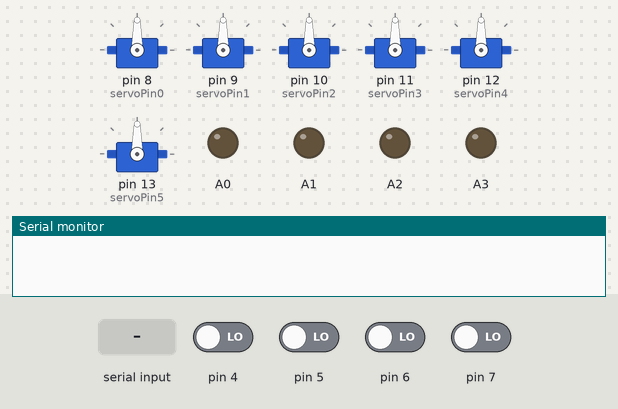
Simulated run of this sketch. Board: Arduino Uno, built with avr-gcc and run on an emulated ATmega328P. Shown: 6 × servo, output pins drawn as LEDs (lit = HIGH), the last lines printed to the serial monitor. The test bench sets the inputs (shaded band); at power-on: pin 4–7 LOW.

Above: at 1.3 s.
1.4 s: "IsAvailable\n" received over the second serial link
At 1.8 s:
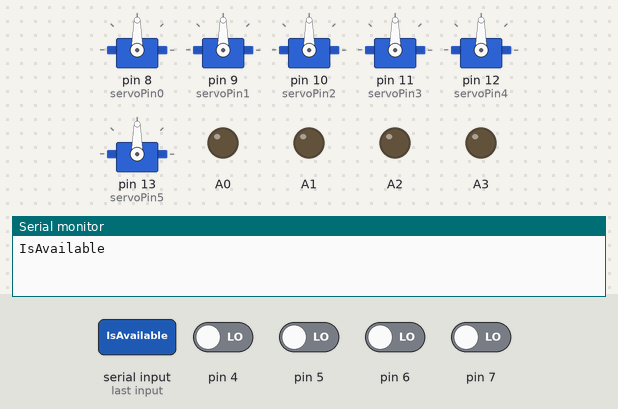
4.4 s: "soju\n" received over the second serial link
At 6.3 s:
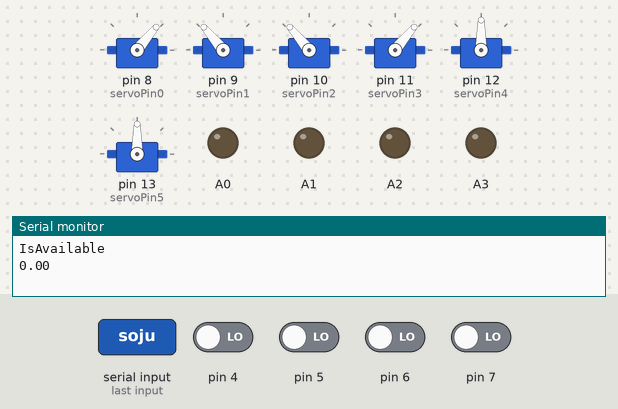
7.4 s: "makju\n" received over the second serial link
At 9.1 s:
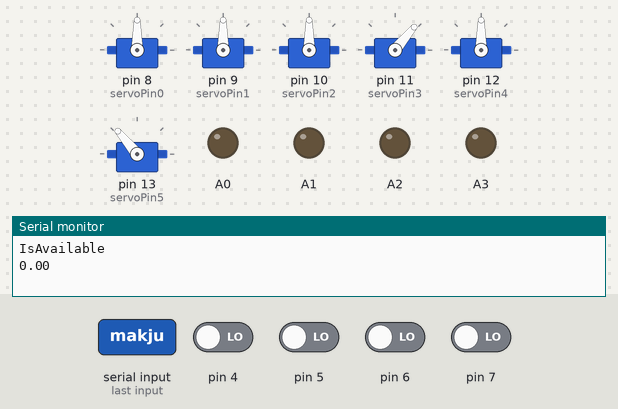
10.2 s: "can\n" received over the second serial link
At 12.4 s:
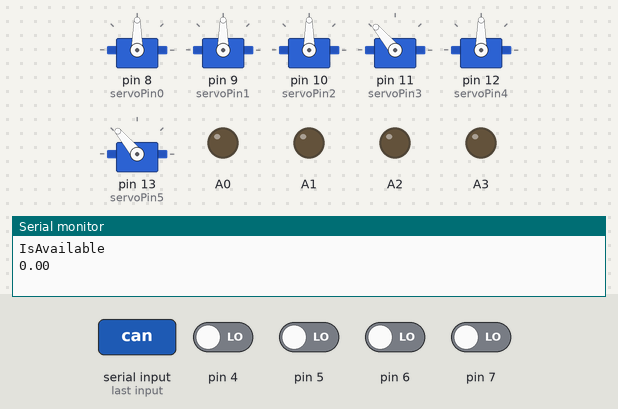
12.7 s: "book\n" received over the second serial link
At 14.0 s:
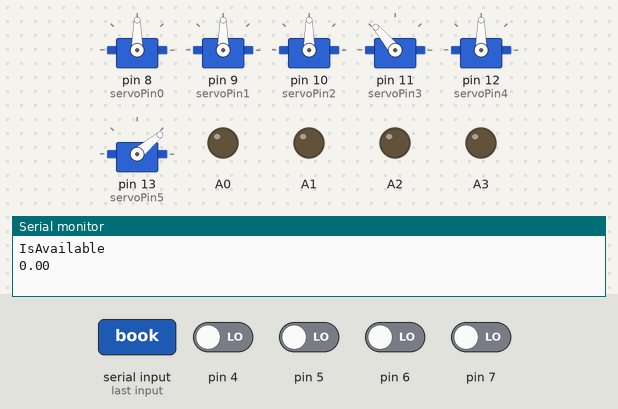
15.2 s: "IsAvailable\n" received over the second serial link
At 15.7 s:
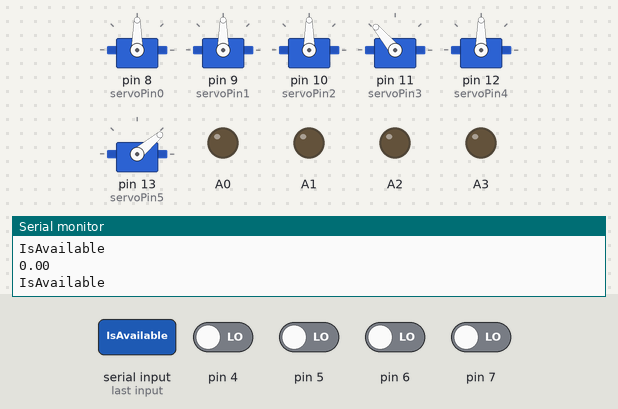
Timing chart, 0 to 19.2 s (numbered marks = the images above; inputs shaded):
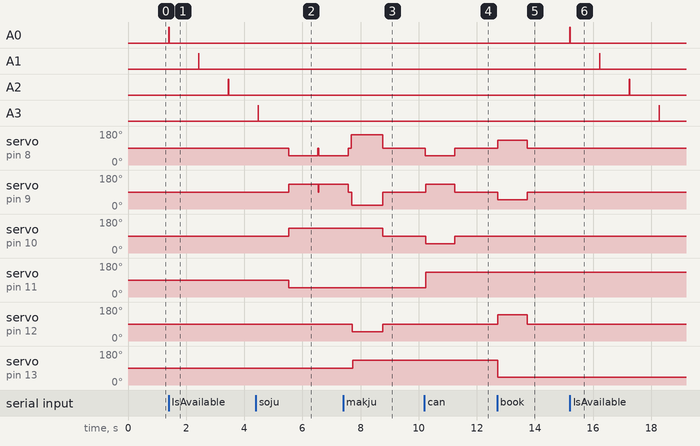

Measured:
- after the input at 1.4 s, A0: LOW → HIGH at once, → LOW 0.01 s later; A1: LOW → HIGH after 1.0 s, → LOW 0.01 s later; A2: LOW → HIGH after 2.0 s, → LOW 0.01 s later
- after the input at 4.4 s, servo on pin 8 (servoPin0), servo on pin 11 (servoPin3): 90° → 50° after 1.1 s; servo on pin 9 (servoPin1), servo on pin 10 (servoPin2): 90° → 130° after 1.1 s
- after the input at 7.4 s, servo on pin 10 (servoPin2): 130° → 90° after 1.4 s; servo on pin 12 (servoPin4): 90° → 50° after 0.32 s, → 90° 1.0 s later; servo on pin 13 (servoPin5): 90° → 130° after 0.34 s
- after the input at 10.2 s, servo on pin 8 (servoPin0), servo on pin 10 (servoPin2): 90° → 50° at once, → 90° 1.0 s later; servo on pin 9 (servoPin1): 90° → 130° at once, → 90° 1.0 s later; servo on pin 11 (servoPin3): 50° → 130° at once
- after the input at 12.7 s, servo on pin 8 (servoPin0): 90° → 130° at once, → 90° 1.0 s later; servo on pin 9 (servoPin1): 90° → 50° at once, → 90° 1.0 s later; servo on pin 12 (servoPin4): 90° → 140° at once, → 90° 1.0 s later; servo on pin 13 (servoPin5): 130° → 40° at once
- after the input at 15.2 s, A0: LOW → HIGH at once, → LOW 0.01 s later; A1: LOW → HIGH after 1.0 s, → LOW 0.01 s later; A2: LOW → HIGH after 2.0 s, → LOW 0.01 s later; A3: LOW → HIGH after 3.1 s, → LOW 0.01 s later

The sketch:

objectArray.ino.ino
```cpp
#include <SoftwareSerial.h>
#include <Servo.h>
#define BT_RXD 2
#define BT_TXD 3

Servo myservo0;  // 서보 변수 선언
Servo myservo1;  // 서보 변수 선언
Servo myservo2;  // 서보 변수 선언
Servo myservo3;  // 서보 변수 선언
Servo myservo4;  // 서보 변수 선언
Servo myservo5;  // 서보 변수 선언
String ReceiveData="";
const int servoPin5 = 13; // 서보 핀
const int servoPin4 = 12; // 서보 핀
const int servoPin3 = 11; // 서보 핀
const int servoPin2 = 10; // 서보 핀
const int servoPin1 = 9; // 서보 핀
const int servoPin0 = 8; // 서보 핀

SoftwareSerial bluetooth(BT_RXD, BT_TXD);


void setup() {
  //
  pinMode(A0, OUTPUT);
  pinMode(4, INPUT);   //초음파 1,2,3,4
  pinMode(A1, OUTPUT);
  pinMode(5, INPUT);
  pinMode(A2, OUTPUT);
  pinMode(6, INPUT);
  pinMode(A3, OUTPUT);
  pinMode(7, INPUT);

  Serial.begin(9600);
  bluetooth.begin(9600);

  myservo0.attach(servoPin0); //서보로 11핀 사용하겠다고 설정
  delay(20);
  myservo1.attach(servoPin1); //서보로 10핀 사용하겠다고 설정
  delay(20);
  myservo2.attach(servoPin2); //서보로 11핀 사용하겠다고 설정
  delay(20);
  myservo3.attach(servoPin3); //서보로 10핀 사용하겠다고 설정
  delay(20);
  myservo4.attach(servoPin4); //서보로 11핀 사용하겠다고 설정
  delay(20);
  myservo5.attach(servoPin5); //서보로 10핀 사용하겠다고 설정
                myservo0.write(90);
                delay(2);
                myservo2.write(90);
                delay(2);
                 myservo4.write(90);
                delay(2);
}

void loop() {
  float duration0, distance0;
  float duration1, distance1;
  float duration2, distance2;
  float duration3, distance3;

                myservo0.write(90);
                delay(2);
                myservo1.write(90);
                delay(2);
                 myservo4.write(90);
                delay(2);

        if ( bluetooth.available()){
              ReceiveData = bluetooth.readStringUntil('\n'); // APP으로부터 받은 데이터를 String으로 읽어들임.( 나중에 )

            //////////////////////////////여기 부분에서 초음파 센서 활용해서 사용가능한지 확인하고 블루투스에세 전달해줘야함
        }

        if(ReceiveData.equals("IsAvailable"))// 초음파를 보낸다. 다 보내면 echo가 HIGH 상태로 대기하게 된다.
        {
          Serial.println(ReceiveData);
          digitalWrite(A0, HIGH);
          delay(10);
          digitalWrite(A0, LOW);

          // echoPin 이 HIGH를 유지한 시간을 저장 한다.
          duration0 = pulseIn(4, HIGH);
          // HIGH 였을 때 시간(초음파가 보냈다가 다시 들어온 시간)을 가지고 거리를 계산 한다.
          distance0 = ((float)(340 * duration0) / 10000) / 2;
          Serial.println(distance0);
          delay(10);
          digitalWrite(A1, HIGH);
          delay(10);
          digitalWrite(A1, LOW);

          // echoPin 이 HIGH를 유지한 시간을 저장 한다.
          duration1 = pulseIn(5, HIGH);
          // HIGH 였을 때 시간(초음파가 보냈다가 다시 들어온 시간)을 가지고 거리를 계산 한다.
          distance1 = ((float)(340 * duration1) / 10000) / 2;
          delay(10);
          digitalWrite(A2, HIGH);
          delay(10);
          digitalWrite(A2, LOW);

          // echoPin 이 HIGH를 유지한 시간을 저장 한다.
          duration2 = pulseIn(6, HIGH);
          delay(10);
          // HIGH 였을 때 시간(초음파가 보냈다가 다시 들어온 시간)을 가지고 거리를 계산 한다.
          distance2 = ((float)(340 * duration2) / 10000) / 2;
          delay(10);
            digitalWrite(A3, HIGH);
          delay(10);
          digitalWrite(A3, LOW);

          // echoPin 이 HIGH를 유지한 시간을 저장 한다.
          duration3 = pulseIn(7, HIGH);
          // HIGH 였을 때 시간(초음파가 보냈다가 다시 들어온 시간)을 가지고 거리를 계산 한다.
          distance3 = ((float)(340 * duration3) / 10000) / 2;

              if(distance0 < 8 ||distance1 < 8||distance2 < 8||distance3 < 8){
                  bluetooth.println("Full"); //물체 저장 불가
                  ReceiveData="";  // 읽어온 값 삭제
                }
                else
                  bluetooth.println("Available"); //물체 저장 불가
                  ReceiveData="";  // 읽어온 값 삭제

         }

       if(ReceiveData.equals("soju")){ //ReceiveData == josu
            delay(20);
            myservo0.write(50);         //왼쪽
            delay(2);
            myservo1.write(130);
            delay(2);
            myservo2.write(130);        //오른쪽
            delay(2);
            myservo3.write(50);
            delay(2);

           delay(1000);
          }
         else if(ReceiveData.equals("makju")){  //ReceiveData == makju
              delay(100);
              myservo0.write(160);
              delay(20);
              myservo1.write(20);   // 오른쪽
              delay(20);

              myservo4.write(50);
              delay(20);
              myservo5.write(130);  // 왼쪽
              delay(20);
               ReceiveData="";  //ReceiveData 변수값 초기화
             delay(1000);
         }
         else if(ReceiveData.equals("can")){  //ReceiveData == can
              delay(20);
              myservo0.write(50);   //왼쪽
              delay(2);
              myservo1.write(130);
              delay(2);
              myservo2.write(50);   //왼쪽
              delay(2);
              myservo3.write(130);
              delay(2);

               ReceiveData="";  //ReceiveData 변수값 초기화
              delay(1000);
            }
       else if(ReceiveData.equals("book")){  //ReceiveData == book
           delay(20);
           myservo0.write(130); //오른쪽
            delay(2);
            myservo1.write(50);
            delay(2);
            myservo4.write(140);  // 오른쪽
            delay(2);
            myservo5.write(40);
            delay(2);
             ReceiveData="";  //ReceiveData 변수값 초기화
           delay(1000);
          }

         else {

                myservo0.write(90);
                delay(2);
                myservo2.write(90);
                delay(2);
                 myservo4.write(90);
                delay(2);
         }

}
```
